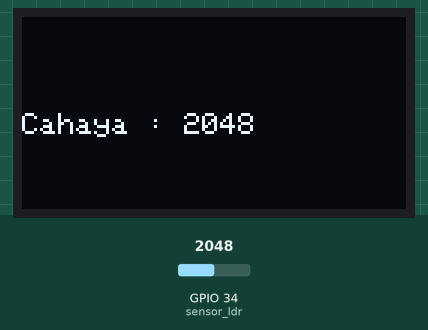
The sketch below on a simulated ESP32. Shown: 128×64 one-colour display. The inputs (shaded band) are chosen by the test bench; at power-on: GPIO 34 (sensor_ldr) = 2048.

Above: at 1.8 s.
1.9 s: GPIO 34 (sensor_ldr) set to 2866
At 3.2 s:
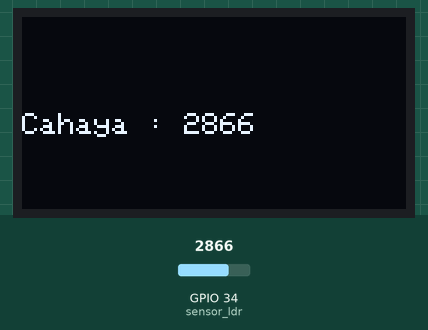
3.6 s: GPIO 34 (sensor_ldr) set to 3603
At 5.3 s:
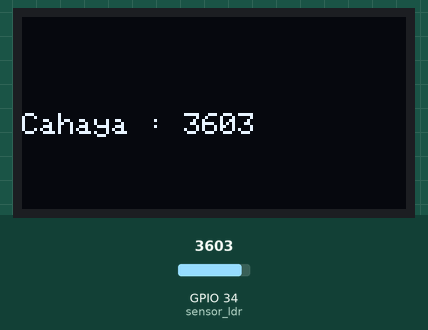
5.6 s: GPIO 34 (sensor_ldr) set to 4095
At 7.6 s:
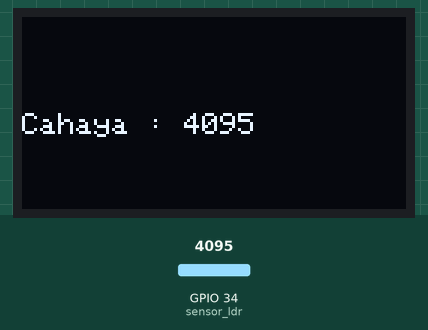
Timing chart, 0 to 9.1 s (numbered marks = the images above; inputs shaded):
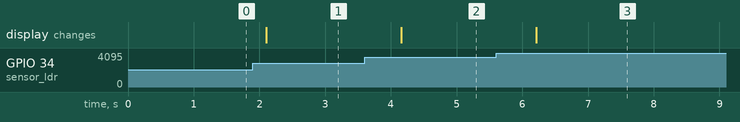

Measured:
- after the input at 1.9 s, the display: changes after 0.21 s (image 1)
- after the input at 3.6 s, the display: changes after 0.56 s (image 2)
- after the input at 5.6 s, the display: changes after 0.61 s (image 3)

The sketch:

ideaSTEAM_percobaan6.1.ino
```cpp
#include <Wire.h>
#include <Adafruit_GFX.h>
#include <Adafruit_SSD1306.h>

Adafruit_SSD1306 display(128, 64, &Wire, -1);

#define sensor_ldr 34

int cahaya = 0;

void setup() {
  display.begin(SSD1306_SWITCHCAPVCC, 0x3C);
}

void loop() {
  cahaya = analogRead(sensor_ldr);

  display.clearDisplay();
  display.setTextSize(1);
  display.setTextColor(SSD1306_WHITE);
  display.setCursor(0, 32);
  display.print("Cahaya : ");
  display.print(cahaya);
  display.display();
  delay(1000);
}
```
